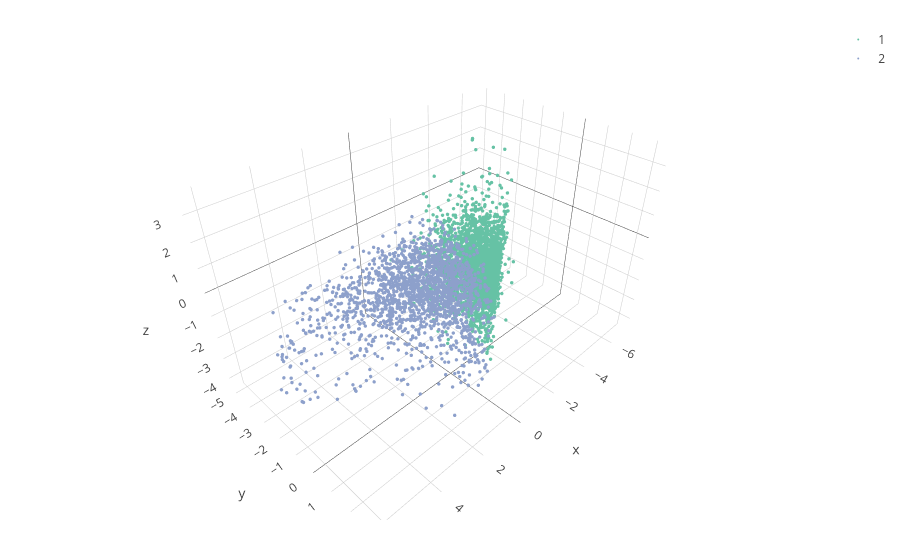

Notebook code cell kept with this figure:
### Markdown cell above
## 8. Feature importance and 3D visualization

### Code cell
randomForest::varImpPlot(rf, main = "Random Forest Feature Importance")
pca3 <- prcomp(X, center = FALSE, scale. = FALSE)$x[, 1:3]
fig <- plotly::plot_ly(x = pca3[, 1], y = pca3[, 2], z = pca3[, 3],
                     color = customers$Cluster, type = "scatter3d", mode = "markers",
                     marker = list(size = 2))
fig

### Figure 1 — Plotly figure (JSON) as saved in the notebook; plotly's stock layout.template omitted (floating-point values rounded to 4 significant figures; data arrays with more than 128 entries replaced by an {"elided": "..."} marker saying what was removed)
{"data": [{"x": {"elided": "2473 float values"}, "y": {"elided": "2473 float values"}, "z": {"elided": "2473 float values"}, "mode": "markers", "marker": {"color": "rgba(102,194,165,1)", "size": 2, "line": {"color": "rgba(102,194,165,1)"}}, "type": "scatter3d", "name": "1", "textfont": {"color": "rgba(102,194,165,1)"}, "error_y": {"color": "rgba(102,194,165,1)"}, "error_x": {"color": "rgba(102,194,165,1)"}, "line": {"color": "rgba(102,194,165,1)"}}, {"x": {"elided": "1865 float values"}, "y": {"elided": "1865 float values"}, "z": {"elided": "1865 float values"}, "mode": "markers", "marker": {"color": "rgba(141,160,203,1)", "size": 2, "line": {"color": "rgba(141,160,203,1)"}}, "type": "scatter3d", "name": "2", "textfont": {"color": "rgba(141,160,203,1)"}, "error_y": {"color": "rgba(141,160,203,1)"}, "error_x": {"color": "rgba(141,160,203,1)"}, "line": {"color": "rgba(141,160,203,1)"}}], "layout": {"margin": {"b": 40, "l": 60, "t": 25, "r": 10}, "scene": {"xaxis": {"title": []}, "yaxis": {"title": []}, "zaxis": {"title": []}}, "hovermode": "closest", "showlegend": true}}
